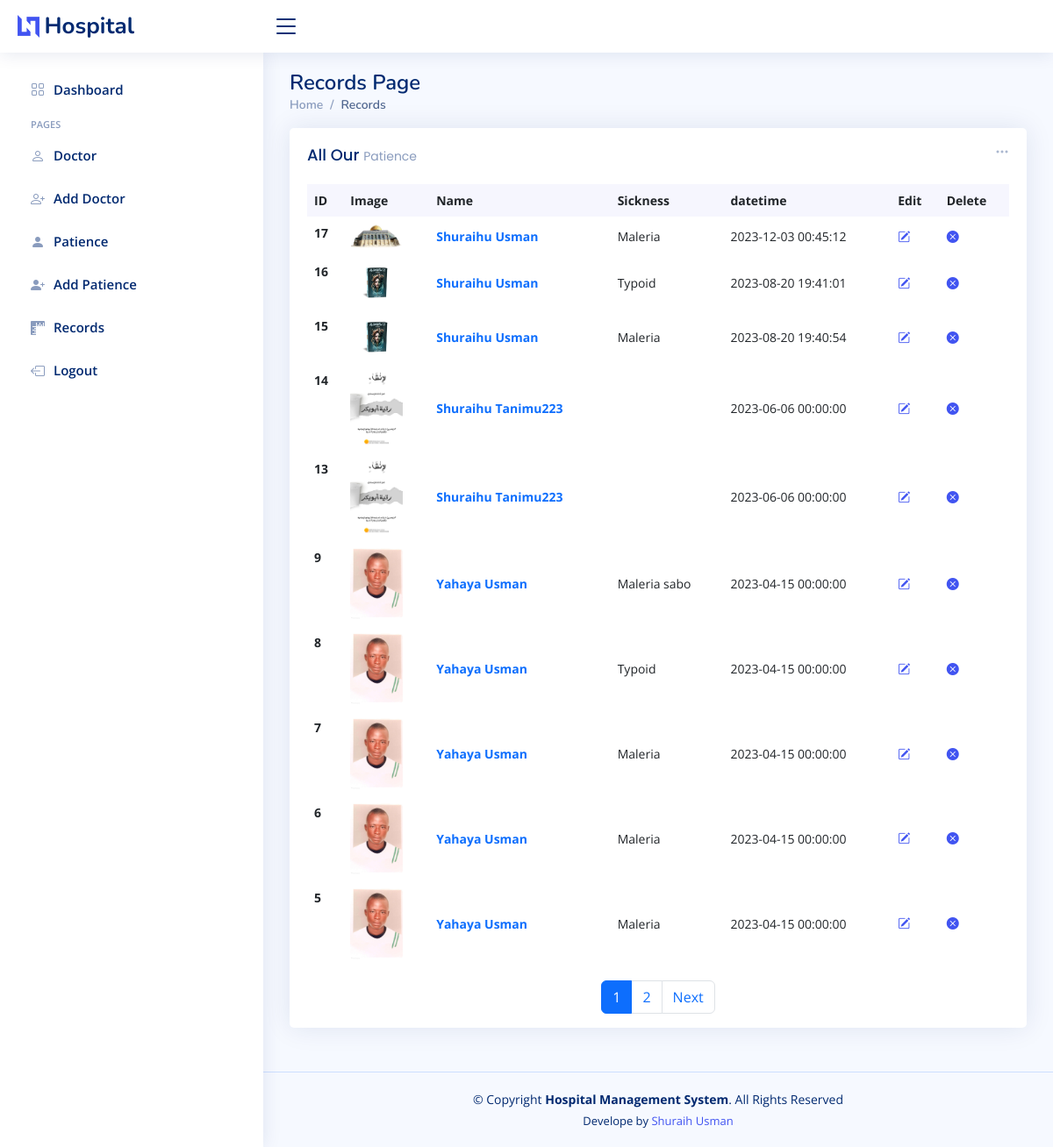
The page /admin/records.php (signed in) on the database its author committed.
### tables this page shows
CREATE TABLE `record` (
  `id` int(11) NOT NULL,
  `sickness` varchar(220) DEFAULT NULL,
  `drug` varchar(50) DEFAULT NULL,
  `descriptions` varchar(200) DEFAULT NULL,
  `images` varchar(50) DEFAULT NULL,
  `pt_id` int(11) NOT NULL,
  `fullname` varchar(222) NOT NULL,
  `dates` datetime NOT NULL,
  `d_id` int(11) NOT NULL
);

### admin/records.php (the view, shortened to what this page needs)
<?php
require_once("../config/config.php");
require_once("header.php");
$limit = 10;
$Cpage = isset($_GET['p']) ? $_GET['p'] : 1;
$start = ($Cpage - 1) * $limit;
$sql = "SELECT COUNT(*) AS all_records
FROM record";
$res = $db->query($sql);
$row = $res->fetch_assoc();
$allpost = $row['all_records'];
$allpages = ceil($allpost / $limit);
$sql ="SELECT * FROM record
ORDER BY id
DESC LIMIT $start, $limit";
$res = $db->query($sql);
?>
<main id="main" class="main">
<div class="pagetitle">
  <h1>Records Page</h1>
  <nav>
    <ol class="breadcrumb">
      <li class="breadcrumb-item"><a href="dashboard.php">Home</a></li>
      <li class="breadcrumb-item active">Records</li>
    </ol>
  </nav>
</div>
<section class="section dashboard">
      <div class="row">
      <div class="col-12">
    <div class="card top-selling overflow-auto">
      <div class="filter">
        <a class="icon" href="#" data-bs-toggle="dropdown"><i class="bi bi-three-dots"></i></a>
      </div>
      <div class="card-body pb-0">
       <h5 class="card-title">All Our  <span> Patience</span></h5>
            <table class="table table-borderless">
              <thead>
                <tr>
                <th scope="col">ID</th>
                  <th scope="col">Image</th>
                  <th scope="col"> Name</th>
                  <th scope="col">Sickness</th>
                  <th scope="col">datetime</th>
                  <th scope="col">Edit</th>
                  <th scope="col">Delete</th>
                </tr>
              </thead>
              <tbody>
              <?php
              while($row = $res->fetch_assoc()) { ?>
            <tr>
            <th scope="row"><?php echo $row['id'];?></th>
              <th scope="row"><img src="uploads/<?php echo $row['images'];?>"/></th>
              <td><a href="show_record.php?record=<?php echo $row['id'];?>" class="text-primary fw-bold"><?php echo $row['fullname'];?> </a></td>
              <td><?php echo $row['sickness'];?></td>
              <td><?php echo $row['dates'];?></td>
              <td><a href="add_record.php?edit=<?php echo $row['id'];?>"> <i class="bi bi-pencil-square"></i>   </a></td>
              <td><a href="#" class="link" data-id="<?php echo $row['id'];?>"> <i class="bi bi-x-circle-fill"></i>   </a></td>
            </tr>
       <?php   } ?>
          </tbody>
        </table>
        <nav>
    <ul class="pagination justify-content-center">
        <?php
        $start_link = max(1, $Cpage - 1);
        $end_link = min($allpages, $Cpage + 1);
        for ($i = $start_link; $i <= $end_link; $i++) {
            if ($i == $Cpage) {
                echo '<li class="page-item active"><a class="page-link" href="#">' . $i . '</a></li>';
            } else {
                echo '<li class="page-item"><a class="page-link" href="?p=' . $i . '">' . $i . '</a></li>';
            }
        }
        if ($Cpage < $allpages) {
            echo '<li class="page-item"><a class="page-link" href="?p=' . ($Cpage + 1) . '">Next</a></li>';
        }
        ?>
    </ul>
</nav>
</div>
      </div>
    </div>
  </div>
</section>
                    </main>
<?php
require_once("footer.php");
?>

### assets/css/style.css (style rules this page uses)
:root { scroll-behavior: smooth; }
body { font-family: "Open Sans", sans-serif; background: #f6f9ff; color: #444444; }
a { color: #4154f1; text-decoration: none; }
h1, h2, h3, h4, h5, h6 { font-family: "Nunito", sans-serif; }
#main { margin-top: 60px; padding: 20px 30px; transition: all 0.3s; }
.pagetitle { margin-bottom: 10px; }
.pagetitle h1 { font-size: 24px; margin-bottom: 0; font-weight: 600; color: #012970; }
.card { margin-bottom: 30px; border: none; border-radius: 5px; box-shadow: 0px 0 30px rgba(1, 41, 112, 0.1); }
.card-title { padding: 20px 0 15px 0; font-size: 18px; font-weight: 500; color: #012970; font-family: "Poppins", sans-serif; }
.card-title span { color: #899bbd; font-size: 14px; font-weight: 400; }
.card-body { padding: 0 20px 20px 20px; }
.breadcrumb { font-size: 14px; font-family: "Nunito", sans-serif; color: #899bbd; font-weight: 600; }
.breadcrumb a { color: #899bbd; transition: 0.3s; }
.breadcrumb .breadcrumb-item::before { color: #899bbd; }
.breadcrumb .active { color: #51678f; font-weight: 600; }
@media (min-width: 1200px) { #main, #footer { margin-left: 300px; } }
.dashboard .filter { position: absolute; right: 0px; top: 15px; }
.dashboard .filter .icon { color: #aab7cf; padding-right: 20px; padding-bottom: 5px; transition: 0.3s; font-size: 16px; }
.dashboard .top-selling { font-size: 14px; }
.dashboard .top-selling .table thead { background: #f6f6fe; }
.dashboard .top-selling .table thead th { border: 0; }
.dashboard .top-selling .table tbody td { vertical-align: middle; }
.dashboard .top-selling img { border-radius: 5px; max-width: 60px; }

### rows shown on the page
record: id "17", images (picture), fullname "Shuraihu Usman", sickness "Maleria", dates "2023-12-03 00:45:12"
record: id "16", images (picture), fullname "Shuraihu Usman", sickness "Typoid", dates "2023-08-20 19:41:01"
record: id "15", images (picture), fullname "Shuraihu Usman", sickness "Maleria", dates "2023-08-20 19:40:54"
record: id "14", images (picture), fullname "Shuraihu Tanimu223", dates "2023-06-06 00:00:00"
record: id "13", images (picture), fullname "Shuraihu Tanimu223", dates "2023-06-06 00:00:00"
record: id "9", images (picture), fullname "Yahaya Usman", sickness "Maleria sabo", dates "2023-04-15 00:00:00"
record: id "8", images (picture), fullname "Yahaya Usman", sickness "Typoid", dates "2023-04-15 00:00:00"
record: id "7", images (picture), fullname "Yahaya Usman", sickness "Maleria", dates "2023-04-15 00:00:00"
record: id "6", images (picture), fullname "Yahaya Usman", sickness "Maleria", dates "2023-04-15 00:00:00"
record: id "5", images (picture), fullname "Yahaya Usman", sickness "Maleria", dates "2023-04-15 00:00:00"
